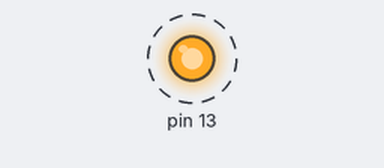
A sketch run on a simulated Arduino Uno, built with avr-gcc and run on an emulated ATmega328P. Parts: output pins drawn as LEDs (lit = HIGH). Dashed ring = blinking.

Above: at 0.5 s.
Timing chart, 0 to 4.6 s (numbered marks = the images above):
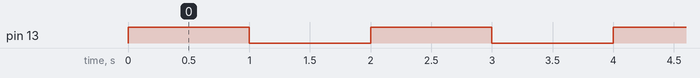

The sketch:

Eden_Sheiko_First_Program_-_Blinking_LED.ino
```cpp
// Define pin 13 as output
#define TIME 1000
void setup()
{
  DDRB |= 0b00100000;
}

// Toggle pin 13 on/off every 1 second
void loop()
{
  // Turn pin 13 on
  PORTB |= 0b00100000;
  delay(TIME);
  // Turn pin 13 off
  PORTB &= 0b11011111;
  delay(TIME);
}
```

Measured:
- by itself, pin 13: alternates HIGH for 1.0 s and LOW for 1.0 s
